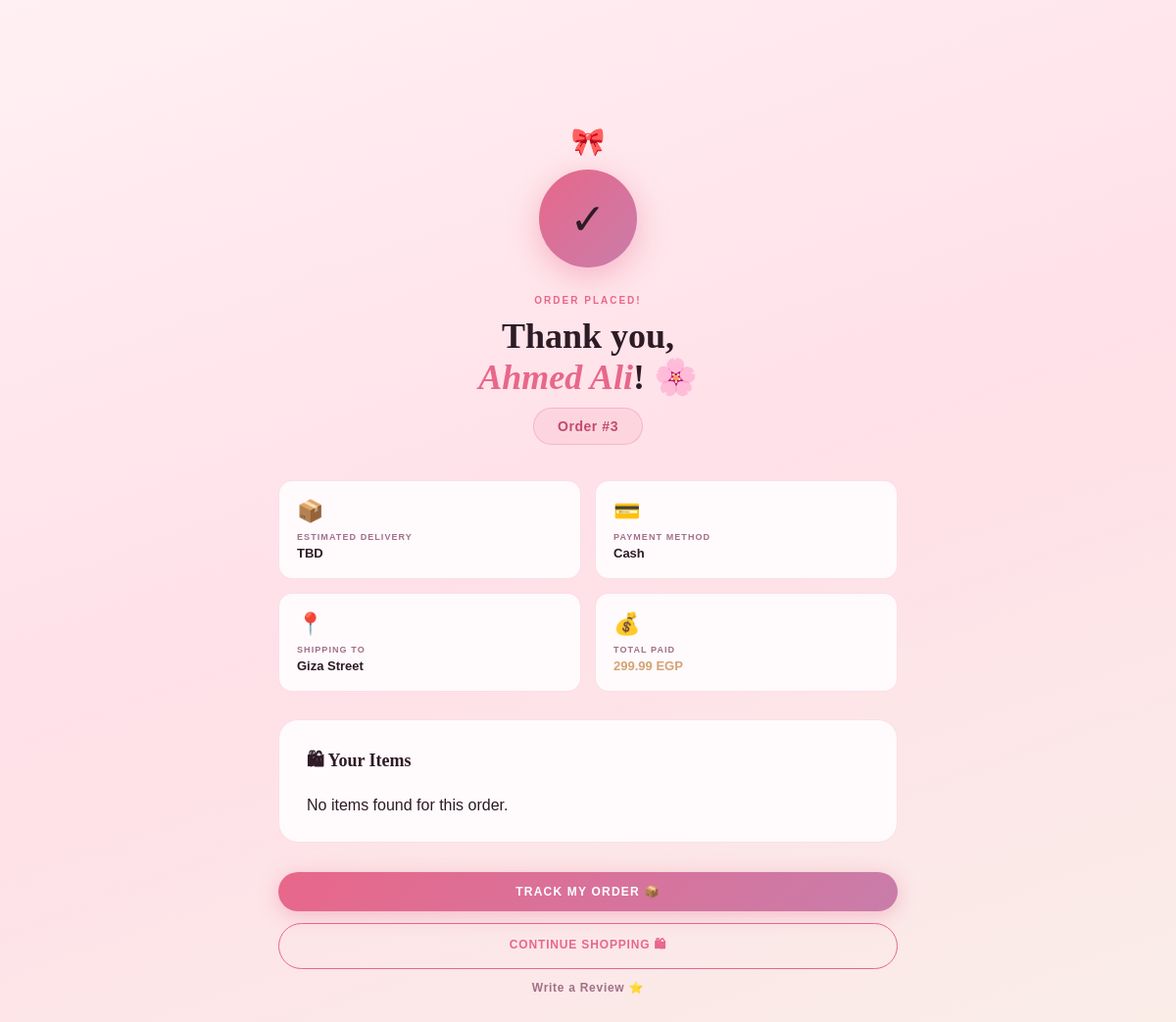
The app's page /MVC/View/GUI/placeorder.php?id=3 (signed in) with its own data.
### tables this page shows
CREATE TABLE orders (
    orderID INT PRIMARY KEY AUTO_INCREMENT,
    userID INT,
    orderDate TIMESTAMP DEFAULT CURRENT_TIMESTAMP,
    totalAmount DECIMAL(10,2),
    status ENUM('Pending','Processing','Shipped','Delivered','Cancelled') DEFAULT 'Pending',
    shippingAddress VARCHAR(255),
    deliveryDate DATE,
    paymentMethod VARCHAR(50),
    FOREIGN KEY (userID) REFERENCES users(userID)
);

CREATE TABLE users (
    userID INT PRIMARY KEY AUTO_INCREMENT,
    name VARCHAR(255),
    email VARCHAR(100) UNIQUE,
    phone VARCHAR(20),
    password VARCHAR(255),
    address VARCHAR(255),
    city VARCHAR(100),
    country VARCHAR(100),
    role ENUM('user','admin') DEFAULT 'user',
    registrationDate TIMESTAMP DEFAULT CURRENT_TIMESTAMP
);

### MVC/Model/order.php (called while the page is built, shortened)
<?php
class Order
{
    public static function getById($conn, $orderID)
    {
        $orderID = (int) $orderID;
        $sql = "SELECT o.*, u.name AS userName
                FROM orders o
                JOIN users u ON o.userID = u.userID
                WHERE o.orderID = $orderID";
        $result = $conn->query($sql);
        if ($row = $result->fetch_assoc()) {
            $order = new Order();
            $order->orderID = $row['orderID'];
            $order->userID = $row['userID'];
            $order->orderDate = $row['orderDate'];
            $order->totalAmount = $row['totalAmount'];
            $order->status = $row['status'];
            $order->shippingAddress = $row['shippingAddress'];
            $order->paymentMethod = $row['paymentMethod'];
            $order->deliveryDate = $row['deliveryDate'];
            $order->userName = $row['userName'];
            return $order;
        }
        return null;
    }
}

### MVC/View/GUI/placeorder.php (the view, shortened to what this page needs)
<?php
require_once __DIR__ . '/../../../db.php';
require_once __DIR__ . '/../../Model/order.php';
$orderID = isset($_GET['id']) ? (int) $_GET['id'] : 0;
$order = Order::getById($conn, $orderID);
$orderItems = Order::getItems($conn, $orderID);
?>
<!DOCTYPE html>
<html lang="en">
<head>
    <link rel="stylesheet" href="../css/navbar.css">
    <link rel="stylesheet" href="../css/main.css">
    <link rel="stylesheet" href="../css/placeorder.css">
</head>
<body>
    <div class="page" id="page-place-order">
        <div class="success-wrap">
            <div class="success-confetti">🎀</div>
            <div class="success-anim">✓</div>
            <div class="success-tag">Order Placed!</div>
            <h1 class="success-title">
                Thank you,<br>
                <em><?php echo $order->userName ?? 'Customer'; ?></em>! 🌸
            </h1>
            <div class="success-order-id">
                Order #<?php echo $order->orderID ?? 'N/A'; ?>
            </div>
            <div class="success-info-grid">
                <div class="sinfo-card">
                    <div class="sinfo-ico">📦</div>
                    <div class="sinfo-lbl">Estimated Delivery</div>
                    <div class="sinfo-val"><?php echo $order->deliveryDate ?? 'TBD'; ?></div>
                </div>
                <div class="sinfo-card">
                    <div class="sinfo-ico">💳</div>
                    <div class="sinfo-lbl">Payment Method</div>
                    <div class="sinfo-val"><?php echo $order->paymentMethod ?? 'N/A'; ?></div>
                </div>
                <div class="sinfo-card">
                    <div class="sinfo-ico">📍</div>
                    <div class="sinfo-lbl">Shipping To</div>
                    <div class="sinfo-val"><?php echo $order->shippingAddress ?? 'N/A'; ?></div>
                </div>
                <div class="sinfo-card">
                    <div class="sinfo-ico">💰</div>
                    <div class="sinfo-lbl">Total Paid</div>
                    <div class="sinfo-val" style="color:#d4a373">
                        <?php echo isset($order->totalAmount) ? number_format($order->totalAmount, 2) : '0.00'; ?> EGP
                    </div>
                </div>
            </div>
            <div class="success-details">
                <div class="sd-title">🛍 Your Items</div>
                <?php if (!empty($orderItems)): ?>
                    <?php foreach ($orderItems as $item): ?>
                        <div class="sd-item"
                            style="display:flex; align-items:center; gap:12px; padding:10px 0; border-bottom:1px solid #eee;">
                            <?php if (!empty($item['images'])): ?>
                                <img src="../images/<?php echo $item['images']; ?>" alt="<?php echo $item['product_name']; ?>"
                                    style="width:60px; height:60px; object-fit:cover; border-radius:8px;">
                            <?php else: ?>
                                <div style="width:60px; height:60px; background:#f5e6e6; border-radius:8px;"></div>
                            <?php endif; ?>
                            <div style="flex:1; display:flex; justify-content:space-between;">
                                <span>
                                    <strong><?php echo $item['product_name']; ?></strong>
                                    &times; <?php echo (int) $item['quantity']; ?>
                                </span>
                                <span><?php echo number_format($item['price'] * $item['quantity'], 2); ?> EGP</span>
                            </div>
                        </div>
                    <?php endforeach; ?>
                <?php else: ?>
                    <p>No items found for this order.</p>
                <?php endif; ?>
            </div>
            <div class="success-acts"
                style="margin-top:30px; display:flex; flex-direction:column; gap:12px; align-items:center;">
                <a href="trackorder.php?id=<?php echo $order->orderID ?? 0; ?>" class="btn-primary"
                    style="text-decoration:none; display:inline-block; width:100%; text-align:center;">
                    Track My Order 📦
                </a>
                <a href="index.php" class="btn-secondary"
                    style="text-decoration:none; display:inline-block; width:100%; text-align:center;">
                    Continue Shopping 🛍
                </a>
                <a href="reviews.php?order_id=<?php echo $order->orderID ?? 0; ?>" class="btn-ghost"
                    style="text-decoration:none; display:inline-block; width:100%; text-align:center;">
                    Write a Review ⭐
                </a>
            </div>
        </div>
    </div>
</body>
</html>

### MVC/View/css/main.css (style rules this page uses)
*, *::before, *::after { box-sizing: border-box; margin: 0; padding: 0 }
:root { --blush: #FFF0F3; --blush2: #FFE0E8; --blush3: #FFD6E2; --rose: #E8678A; --rose-d: #C44A6D; --rose-l: #F5A0BB; --mauve: #C97DAA; --mauve-l: #E8C3D8; --nude: #F9EEE8; --nude2: #F0DDD4; --gold: #D4A8B0; --gold-a: #C9998A; --dark: #2D1B25; --mid: #6B3D52; --muted: #A07088; --white: #FFFAFC; --border: rgba(232, 103, 138, .18); --shadow: 0 8px 40px rgba(45, 27, 37, .1); }
html { scroll-behavior: smooth }
body { font-family: 'DM Sans', sans-serif; background: var(--blush); color: var(--dark); overflow-x: hidden; min-height: 100vh }
.page { padding-top: 68px; min-height: 100vh; animation: fadeIn .35s ease; position: relative; z-index: 1 }
.btn-primary { padding: 13px 32px; background: linear-gradient(135deg, var(--rose), var(--mauve)); color: #fff; border: none; font-size: 12px; font-weight: 700; letter-spacing: .1em; text-transform: uppercase; font-family: 'DM Sans', sans-serif; transition: all .22s; border-radius: 24px; box-shadow: 0 4px 20px rgba(232, 103, 138, .35) }
.btn-secondary { padding: 12px 28px; background: transparent; color: var(--rose); border: 1.5px solid var(--rose); font-size: 12px; font-weight: 700; letter-spacing: .07em; text-transform: uppercase; font-family: 'DM Sans', sans-serif; transition: all .2s; border-radius: 24px }
.btn-ghost { background: none; border: none; font-size: 12px; font-weight: 700; letter-spacing: .06em; color: var(--muted); transition: color .2s; display: flex; align-items: center; gap: 6px }

### MVC/View/css/placeorder.css (style rules this page uses)
#page-place-order { background: linear-gradient(160deg, var(--blush) 0%, var(--blush2) 50%, var(--nude) 100%) }
.success-wrap { max-width: 680px; margin: 0 auto; padding: 60px 24px 80px; text-align: center }
.success-anim { width: 100px; height: 100px; border-radius: 50%; background: linear-gradient(135deg, var(--rose), var(--mauve)); display: flex; align-items: center; justify-content: center; margin: 0 auto 28px; font-size: 44px; animation: popIn .6s cubic-bezier(.34, 1.56, .64, 1); box-shadow: 0 8px 32px rgba(232, 103, 138, .4) }
.success-confetti { font-size: 28px; margin-bottom: 12px; animation: bounce .8s ease-in-out infinite alternate }
.success-tag { font-size: 10px; letter-spacing: .2em; text-transform: uppercase; color: var(--rose); font-weight: 700; margin-bottom: 10px }
.success-title { font-family: 'Playfair Display', serif; font-size: 36px; font-weight: 700; color: var(--dark); margin-bottom: 10px }
.success-title em { font-style: italic; color: var(--rose) }
.success-order-id { display: inline-block; background: rgba(232, 103, 138, .1); border: 1.5px solid rgba(232, 103, 138, .3); padding: 10px 24px; border-radius: 20px; font-size: 14px; font-weight: 700; color: var(--rose-d); margin-bottom: 36px; letter-spacing: .04em }
.success-details { background: var(--white); border: 1.5px solid var(--border); border-radius: 20px; padding: 28px; margin-bottom: 28px; text-align: left }
.sd-title { font-family: 'Playfair Display', serif; font-size: 18px; font-weight: 700; color: var(--dark); margin-bottom: 20px; display: flex; align-items: center; gap: 8px }
.success-info-grid { display: grid; grid-template-columns: 1fr 1fr; gap: 14px; margin-bottom: 28px }
.sinfo-card { background: var(--white); border: 1.5px solid var(--border); padding: 18px; border-radius: 14px; text-align: left }
.sinfo-ico { font-size: 22px; margin-bottom: 8px }
.sinfo-lbl { font-size: 9px; letter-spacing: .12em; text-transform: uppercase; color: var(--muted); font-weight: 700; margin-bottom: 4px }
.sinfo-val { font-size: 13px; font-weight: 700; color: var(--dark) }
.success-acts { display: flex; gap: 12px; justify-content: center; flex-wrap: wrap }

### records on screen
orders: userID.name "Ahmed Ali", orderID "3", deliveryDate "TBD", paymentMethod "Cash", shippingAddress "Giza Street", totalAmount "299.99"
